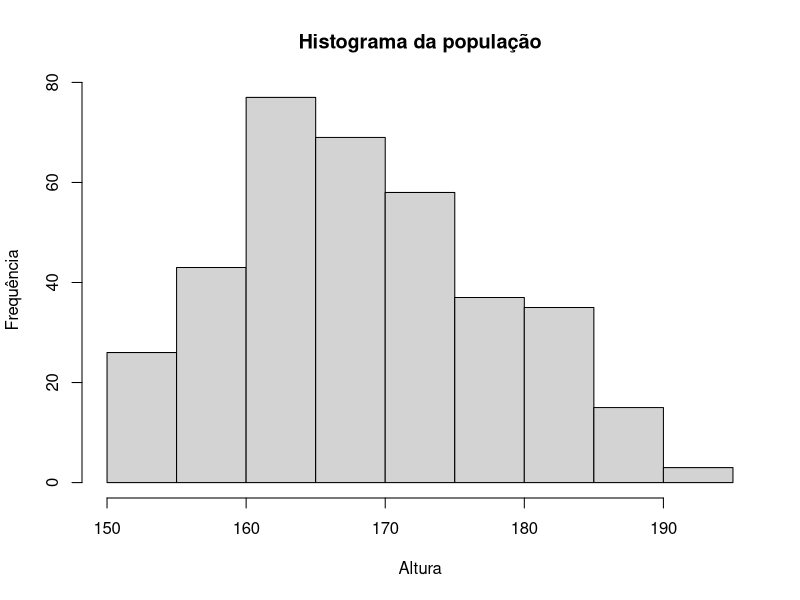
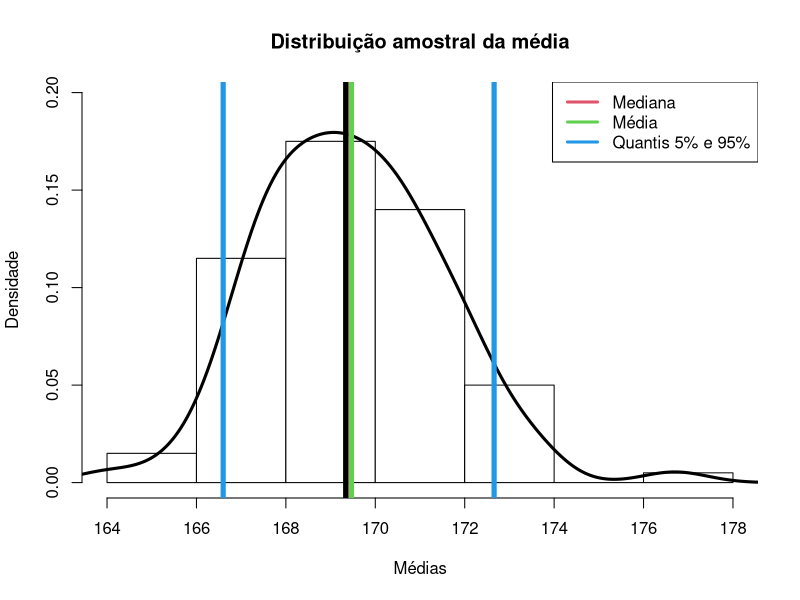
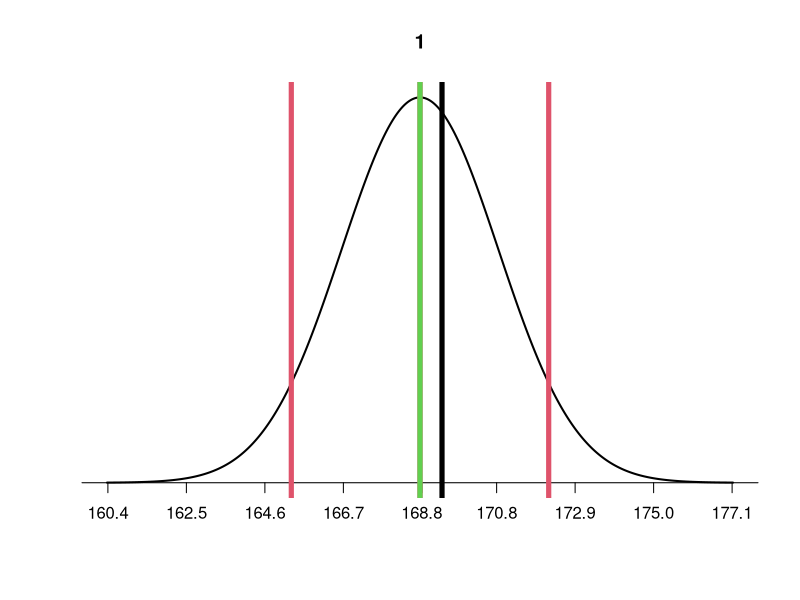
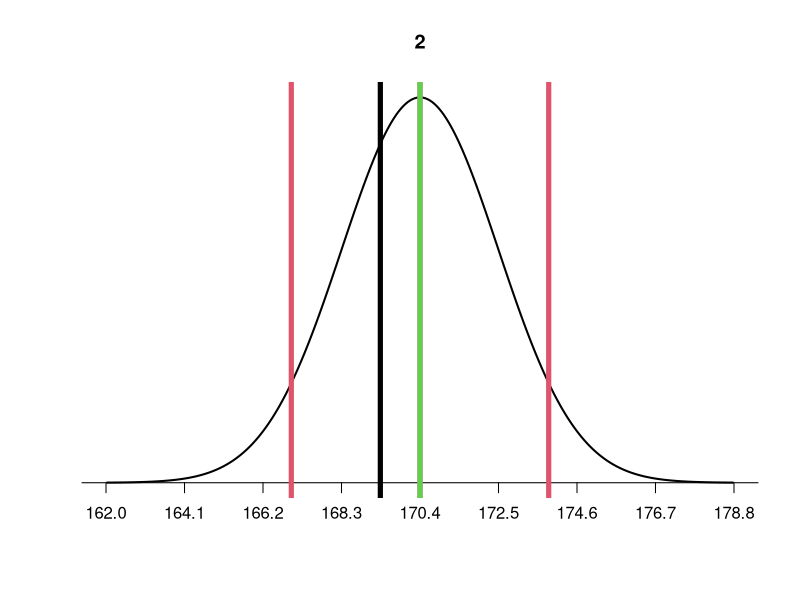
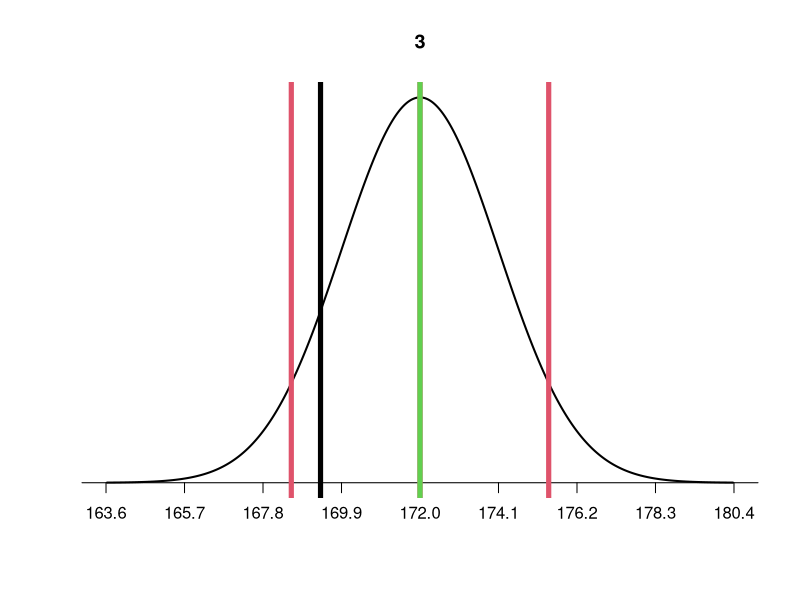
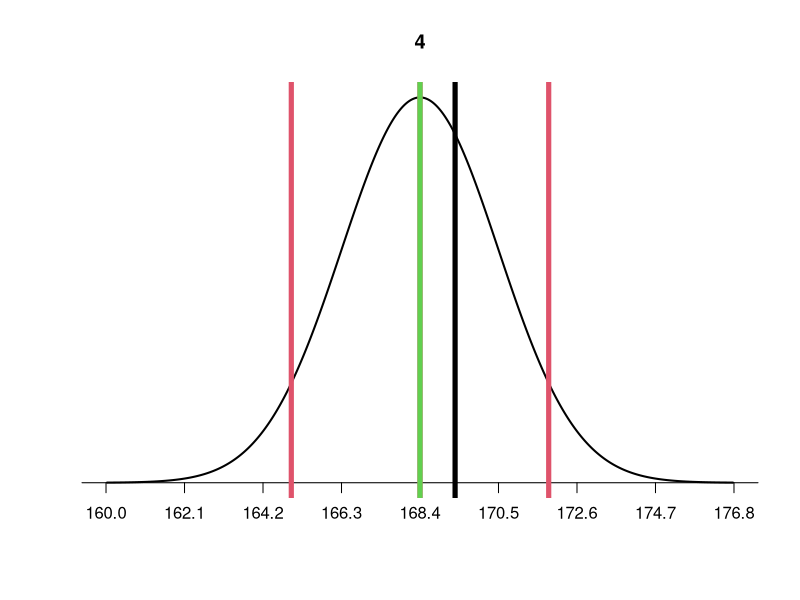
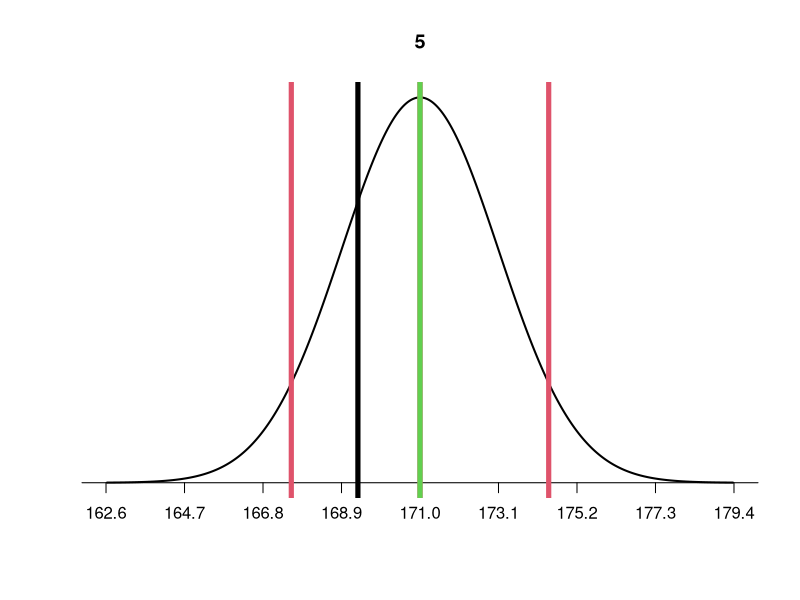
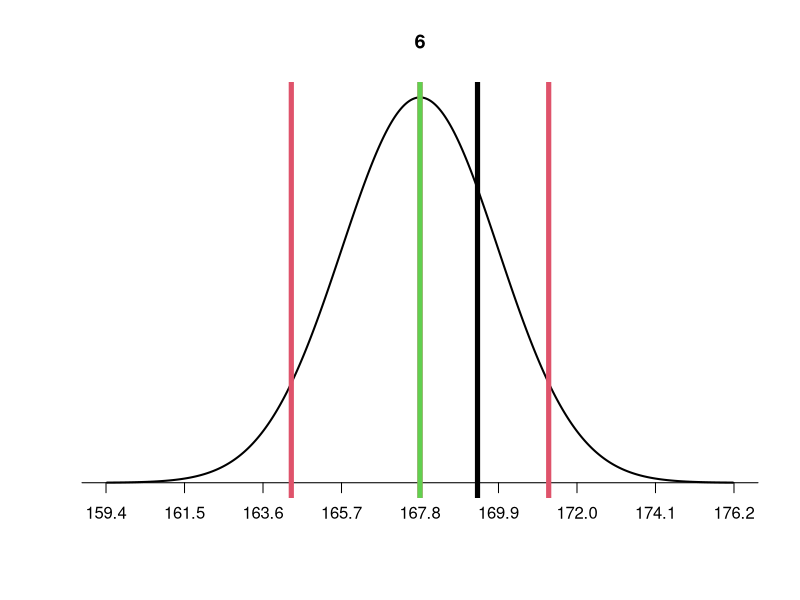

Write R code to recreate these figures, in order.

#----------------------------------------------------------------------
#
# Prof. Lineu Alberto Cavazani de Freitas
# Laboratório de Estatística e Geoinformação
# Departamento de Estatística
# Universidade Federal do Paraná
# URL: https://lineu96.github.io/
#
# INTRODUÇÃO A INFERÊNCIA
# DISTRIBUIÇÃO AMOSTRAL DA MÉDIA
#
#----------------------------------------------------------------------

## População

#populacao <- rnorm(30, 170,10)
quest <- read.csv("respostas-2024.csv")
populacao <- quest$Qual.a.sua.altura.
length(populacao)

hist(populacao, 
     xlab = 'Altura', 
     ylab = 'Frequência',
     main = 'Histograma da população')

#-----------------------------------------------------------------------

## Definindo algumas quantidades
tamanho_amostra <- 20
n_amostras <- 100

#-----------------------------------------------------------------------

## Coletando diferentes amostras
amostras <- matrix(nrow = tamanho_amostra, 
                   ncol = n_amostras)

for(i in 1:n_amostras) {
  amostras[,i] <- sample(populacao, 
                         size = tamanho_amostra, 
                         replace = TRUE)  
}

amostras <- as.data.frame(amostras)
dim(amostras)
View(amostras)
#-----------------------------------------------------------------------

## Calculando a média de cada amostra
medias <- colMeans(amostras)
#View(medias)
#-----------------------------------------------------------------------

## Distribuição amostral empírica de forma gráfica

hist(medias,
     col = 0,
     probability = T,
     xlab = 'Médias', 
     ylab = 'Densidade',
     main = 'Distribuição amostral da média',
     ylim = c(0, max(density(medias)$y) + 0.1*max(density(medias)$y)))

lines(density(medias), col = 1, lwd = 3)

legend(x = "topright", 
       lwd = c(3,3,3), 
       col= c(2,3,4), 
       legend=c("Mediana",
                "Média",
                "Quantis 5% e 95%"))

#-----------------------------------------------------------------------

## Adicionando quantidades no gráfico
### Mediana
abline(v = quantile(medias, 
                    probs = 0.5),
       col = 2, lwd = 5)

### Média
abline(v = mean(medias),
       col = 3, lwd = 5)

### Quantis
abline(v = quantile(medias, 
                    probs = c(0.05, 0.95)),
       col = 4, lwd = 5)

### Valor real do parâmetro
abline(v = mean(populacao), col = 1, lwd = 5)

### Comparando os valores
t(data.frame(media = mean(medias),
             mediana = median(medias),
             verdadeiro = mean(populacao)))

## Uma estimativa intervalar baseada na distribuição amostral
quantile(medias, probs = c(0.05, 0.95))

#-----------------------------------------------------------------------

## Centrando a distribuição amostral na média de uma amostra
i=1
contem <- c()

for (i in 1:100) {
  
  Sys.sleep(0.4)
  
  ### Média e desvio padrão
  media_amostra <- mean(amostras[,i])
  dp_media_amostra <- sd(populacao)/sqrt(nrow(amostras))
  
  ### Gráfico
  inferior <- media_amostra - dp_media_amostra
  superior <- media_amostra + dp_media_amostra
  
  x <- seq(-4, 4, 
           length = 1000) * dp_media_amostra + media_amostra
  
  y <- dnorm(x, media_amostra, dp_media_amostra)
  
  plot(x,y, 
       type = "l", 
       lwd = 2, 
       axes = FALSE, 
       xlab = "", 
       ylab = "",
       main = paste0(i))
  
  pontos_x <- 
    seq(-5 * dp_media_amostra + media_amostra,
        5 * dp_media_amostra + media_amostra,
        by = dp_media_amostra)
  
  axis(side = 1, at = round(pontos_x, 1), pos = 0)
  
  ## Adicionando quantidades no gráfico
  
  ### Mediana
  abline(v = qnorm(0.5, media_amostra, 
                   dp_media_amostra),
         col = 2, lwd = 5)
  
  ### Média amostral
  abline(v = media_amostra,
         col = 3, lwd = 5)
  
  ### Quantis
  abline(v = qnorm(c(0.05, 0.95),
                   media_amostra, 
                   dp_media_amostra),
         col = 2, lwd = 5)
  
  ## Verdadeira média
  abline(v = mean(populacao), col = 1, lwd = 5)
  
  
  ## Contando intervalos que contém a verdadeira média
  contem[i] <- 
    mean(populacao) >= qnorm(0.05,
                             media_amostra, 
                             dp_media_amostra) &
    
    mean(populacao) <= qnorm(0.95,
                             media_amostra, 
                             dp_media_amostra)
  
}

(sum(contem)/length(contem))*100

#-----------------------------------------------------------------------

# Plotando o valor do parâmetro e todas as distribuições
# amostrais estimadas

plot(0, type = 'n', 
     xlim = c(min(medias) - 4*sd(medias),
              max(medias) + 4*sd(medias)),
     ylim = c(0, (max(density(medias)$y) + 0.1*max(density(medias)$y))),
     xlab = '',
     ylab = '')

## Centrando a distribuição amostral na média de uma amostra
i=1
for (i in 1:100) {
  
  Sys.sleep(0.3)
  
  ### Média e desvio padrão
  media_amostra <- mean(amostras[,i])
  dp_amostra <- sd(populacao)/sqrt(nrow(amostras))
  
  ### Gráfico
  inferior <- media_amostra - dp_amostra
  superior <- media_amostra + dp_amostra
  
  x <- seq(-4, 4, 
           length = 1000) * dp_amostra + media_amostra
  
  y <- dnorm(x, media_amostra, dp_amostra)
  
  lines(x,y, 
        type = "l", 
        lwd = 2,
        col = i)
  
  ## Verdadeira média
  abline(v = mean(populacao), col = 1, lwd = 7)
  
}

#-----------------------------------------------------------------------

### Média e desvio padrão VERDADEIROS
media_pop <- mean(populacao)
dp_media_pop <- sd(populacao)/sqrt(nrow(amostras))

### Gráfico
inferior <- media_pop - dp_media_pop
superior <- media_pop + dp_media_pop

x <- seq(-4, 4, 
         length = 1000) * dp_media_pop + media_pop

y <- dnorm(x, media_pop, dp_media_pop)

lines(x,y, 
      type = "l", 
      lwd = 10,
      col = 1)

lines(density(medias), col = 2	, lwd = 10)

## Verdadeira média
abline(v = mean(populacao), col = 1, lwd = 10)

#-----------------------------------------------------------------------

# Plotando apenas a distribuição amostral empírica e a 
# baseada no teorema do limite central

plot(0, type = 'n', 
     xlim = c(min(medias) - 4*sd(medias),
              max(medias) + 4*sd(medias)),
     ylim = c(0, (max(density(medias)$y) + 0.15*max(density(medias)$y))),
     xlab = '',
     ylab = '')

### Gráfico
inferior <- media_pop - dp_media_pop
superior <- media_pop + dp_media_pop

x <- seq(-4, 4, 
         length = 1000) * dp_media_pop + media_pop

y <- dnorm(x, media_pop, dp_media_pop)

lines(x,y, 
      type = "l", 
      lwd = 10,
      col = 1)

lines(density(medias), col = 2	, lwd = 10)

#-----------------------------------------------------------------------